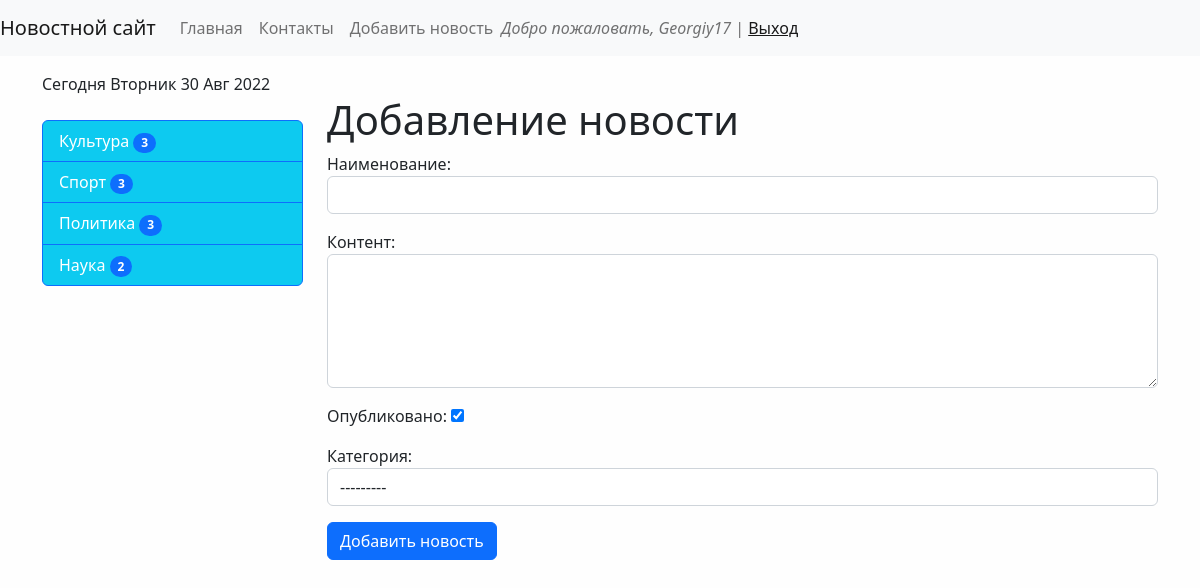
The page /news/add_news/ (signed in) on the database its author committed.
### news/models.py (models this page shows)
class Category(models.Model):
    title = models.CharField(max_length=150, db_index=True, verbose_name='Наименование категории')
    def get_absolute_url(self):
        return reverse('category', kwargs={'category_id':self.pk})
    def __str__(self):
        return self.title
    class Meta:
        verbose_name = "Категория"
        verbose_name_plural = "Категории"
        ordering = ['title']

### news/views.py (the view)
# urls.py: path("news/add_news/", CreateNews.as_view(), name='add_news'),
class CreateNews(LoginRequiredMixin, CreateView):
    form_class = NewsForm
    template_name = 'news/add_news.html'
    login_url = '/admin/'

### news/forms.py (shortened to what this page needs)
class NewsForm(forms.ModelForm):
    class Meta:
        model = News
        fields = ['title', 'content', 'is_published', 'category']
        widgets = {
            'title': forms.TextInput(attrs={'class': 'form-control'}),
            'content': forms.Textarea(attrs={'class': 'form-control', 'rows': 5}),
            'category': forms.Select(attrs={'class': 'form-control'}),
                   }

### news/templatetags/news_tags.py (called while the page is built)
@register.inclusion_tag('news/list_categories.html')
def show_categories(arg1 = 'Hello',arg2 = 'World'):
    categories = Category.objects.annotate(cnt=Count('news', filter=F("news__is_published"))).filter(cnt__gt=0)
    return {'categories':categories, 'arg1':arg1, 'arg2':arg2,}

### news/templates/news/add_news.html (shortened to what this page needs)
{% extends 'base.html' %}
{% block sidebar %}
{% include 'inc/_sidebar.html' %}
{% endblock %}
{% block content %}
<h1>Добавление новости</h1>
<form action="{% url 'add_news' %}" method="post">
    {{ form.as_p }}
    <button type="submit" class="btn btn-primary btn-block">Добавить новость</button>
</form>
{% endblock %}

### templates/inc/_nav.html (shortened to what this page needs)
<nav class="navbar navbar-expand-lg navbar-light bg-light">
    <a class="navbar-brand" href="{% url 'home' %}">Новостной сайт</a>
    <div class="collapse navbar-collapse" id="navbarText">
        <ul class="navbar-nav mr-auto">
            <li class="nav-item">
                <a class="nav-link" href="{% url 'home' %}">Главная</a>
            </li>
            <li class="nav-item">
                <a class="nav-link" href="{% url 'contact' %}">Контакты</a>
            </li>
            {% if request.user.is_superuser %}
            <li class="nav-item">
                <a class="nav-link" href="{% url 'add_news' %}">Добавить новость</a>
            </li>
            {% endif %}
        </ul>
        <span class="navbar-text">
            {% if  request.user.is_authenticated %}
            <i> Добро пожаловать, {{ user.get_username }}</i> | <a href="{% url 'logout' %}">Выход</a>
            {% else %}
            <a href="{% url 'register' %}">Регистрация</a> | <a href="{% url 'login' %}">Авторизация </a>
            {% endif %}
        </span>
    </div>
</nav>

### news/templates/news/list_categories.html
<div class="list-group">
    {% for item in categories %}
    <a href="{{ item.get_absolute_url }}" class="list-group-item list-group-item-action active bg-info text-white">
        {{ item.title }} <span class="badge bg-primary rounded-pill"> {{item.cnt}}</span> </a>
    {% endfor %}
</div>

### mysite/static/css/style.css (style rules this page uses)
body { background-color: #fefefe; }

### rows shown on the page
Category: title "Культура", cnt "3"
Category: title "Спорт", cnt "3"
Category: title "Политика", cnt "3"
Category: title "Наука", cnt "2"

### other values the page prints
{{ user.get_username }} "Georgiy17"
